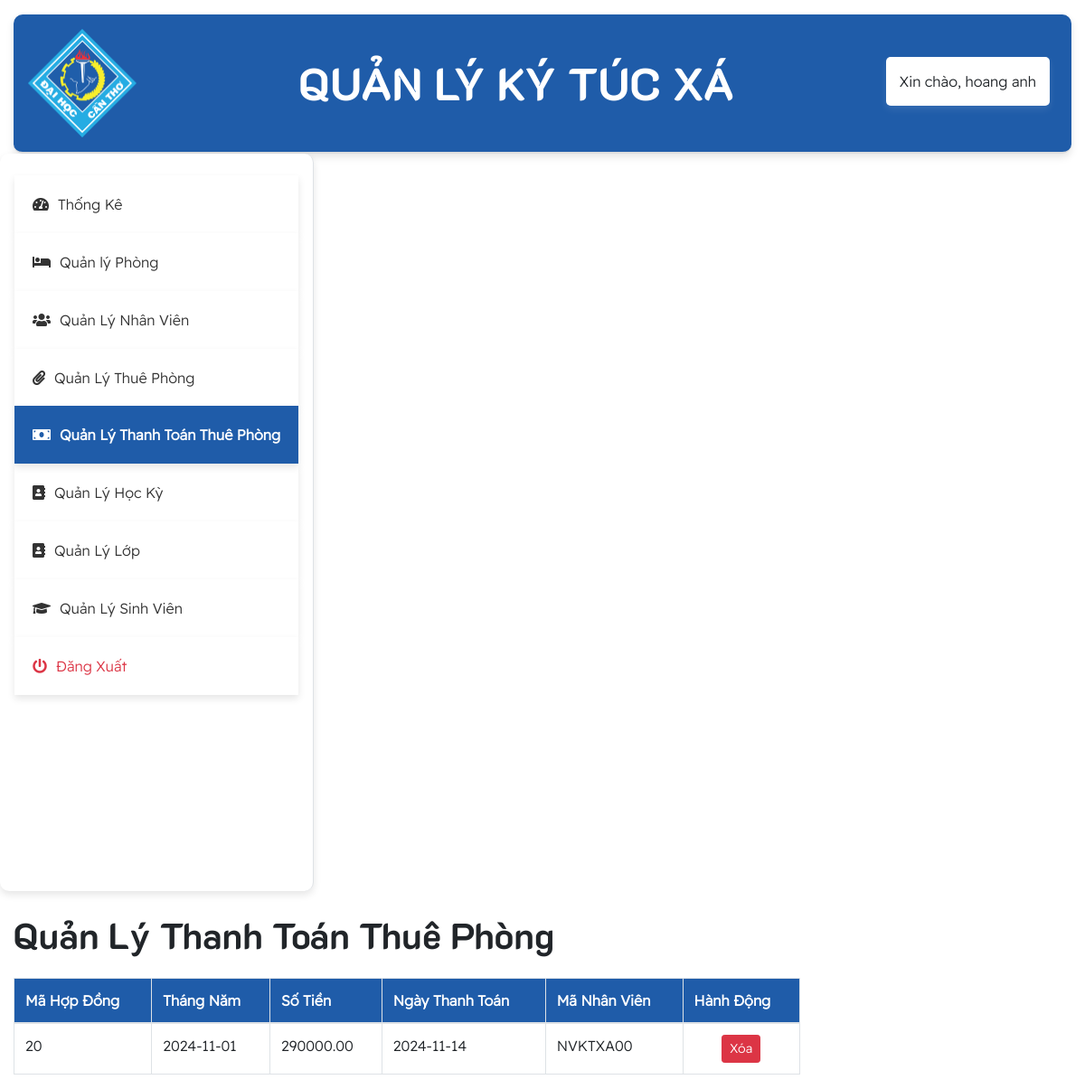
The app's page /tt_thuephong (signed in) with its own data.
### tables this page shows
CREATE TABLE `tt_thuephong` (
  `ma_hop_dong` int NOT NULL,
  `thang_nam` date NOT NULL,
  `so_tien` decimal(10,2) DEFAULT NULL,
  `ngay_thanh_toan` date DEFAULT NULL,
  `ma_nhan_vien` varchar(8) DEFAULT NULL,
  PRIMARY KEY (`ma_hop_dong`),
  KEY `ma_nhan_vien` (`ma_nhan_vien`),
  CONSTRAINT `tt_thuephong_ibfk_1` FOREIGN KEY (`ma_hop_dong`) REFERENCES `thuephong` (`ma_hop_dong`),
  CONSTRAINT `tt_thuephong_ibfk_2` FOREIGN KEY (`ma_nhan_vien`) REFERENCES `nhanvien` (`ma_nhan_vien`)
);

### app/controllers/TtThuePhongController.php (called while the page is built, shortened)
<?php
class TtThuePhongController
{
    private $ttThuePhongModel;
    public function __construct($pdo)
    {
        $this->ttThuePhongModel = new TtThuePhong($pdo);
    }
    public function index()
    {
        $ttThuePhongs = $this->ttThuePhongModel->getAll();
        include '../app/views/tt_thuephong/index.php';
    }
}

### app/models/TtThuePhong.php (called while the page is built, shortened)
<?php
 class TtThuePhong
 {
     public ?PDO $db;
     public function __construct(?PDO $pdo)
     {
         $this->db = $pdo;
     }
     public function getAll(): array
     {
         $stmt = $this->db->query("SELECT * FROM tt_thuephong");
         return $stmt->fetchAll(PDO::FETCH_ASSOC);
     }
 }

### app/views/tt_thuephong/index.php (the view, shortened to what this page needs)
<!DOCTYPE html>
<html lang="en">
<head>
    <link href="https://stackpath.bootstrapcdn.com/bootstrap/4.5.2/css/bootstrap.min.css" rel="stylesheet">
    <link rel="stylesheet" href="https://cdnjs.cloudflare.com/ajax/libs/font-awesome/5.15.4/css/all.min.css">
    <link rel="stylesheet" type="text/css" href="../../style.css">
</head>
<body>
    <div class="container-fluid mt-3">
        <div class="row">
            <div class="col-md-12">
                <?php include '../app/views/header.php'; ?>
            </div>
        </div>
        <div class="row">
            <div>
                <?php include '../app/views/nav.php'; ?>
            </div>
            <div class="col-md-9">
                <div class="content mt-4">
                    <h1 class="mb-4">Quản Lý Thanh Toán Thuê Phòng</h1>
                    <table class="table table-bordered table-hover">
                        <thead class="custom-thead">
                            <tr>
                                <th>Mã Hợp Đồng</th>
                                <th>Tháng Năm</th>
                                <th>Số Tiền</th>
                                <th>Ngày Thanh Toán</th>
                                <th>Mã Nhân Viên</th>
                                <th>Hành Động</th>
                            </tr>
                        </thead>
                        <tbody>
                            <?php foreach ($ttThuePhongs as $ttThuePhong): ?>
                            <tr>
                                <td><?= $ttThuePhong['ma_hop_dong'] ?></td>
                                <td><?= $ttThuePhong['thang_nam'] ?></td>
                                <td><?= $ttThuePhong['so_tien'] ?></td>
                                <td><?= $ttThuePhong['ngay_thanh_toan'] ?></td>
                                <td><?= $ttThuePhong['ma_nhan_vien'] ?></td>
                                <td class="text-center">
                                    <a href="/tt_thuephong/delete/<?= $ttThuePhong['ma_hop_dong'] ?>/<?= $ttThuePhong['thang_nam'] ?>"
                                        class="btn btn-danger btn-sm">Xóa</a>
                                </td>
                            </tr>
                            <?php endforeach; ?>
                        </tbody>
                    </table>
                </div>
            </div>
        </div>
    </div>
</body>
</html>

### public/style.css (style rules this page uses)
:root { --main-bg-color: #009d63; --main-text-color: #009d63; --second-text-color: #bbbec5; --second-bg-color: #c1efde; }
.custom-thead { background-color: #1f5ca9; color: white; }
h1 { font-family: 'CustomFont', sans-serif; }
body { font-family: 'CustomFont1', sans-serif; }

### records on screen
tt_thuephong: ma_hop_dong "20", thang_nam "2024-11-01", so_tien "290000.00", ngay_thanh_toan "2024-11-14", ma_nhan_vien "NVKTXA00"

### other values on screen
$_SESSION['ho_ten'] "hoang anh"
